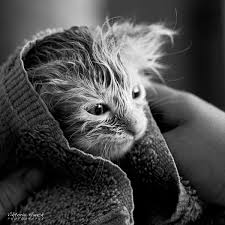
#> input picture cat3.jpg, 225 x 225 px, given in place of cat.jpg, which was not available
$ jupyter execute --allow-errors Practical.ipynb   (Python 2 division)   (text cells are left out)
#> lines starting #> are read from the running program, lines starting #| are printed output that depends on the picture; pictures that were not available may be replaced by others from this repository, and a replacement may not be noted
[cell 1]
import numpy as np
import matplotlib.pyplot as plt
import scipy.signal as sig
from python_speech_features import mfcc
from python_speech_features import logfbank
import scipy.io.wavfile as wav

#> (a cell that did not finish here is left out)

[cell 3]
import cv2

filename = 'cat.jpg'
W = 1000.
oriimg = cv2.imread(filename,cv2.COLOR_BGR2GRAY)
#> oriimg is the input picture: shape (225, 225, 3); min 0, max 255, mean 71.7
height, width, depth = oriimg.shape
#> height = 225; width = 225; depth = 3
imgScale = W/width
#> imgScale = 4.44
newX,newY = oriimg.shape[1]*imgScale, oriimg.shape[0]*imgScale
#> newX = 1000; newY = 1000
newimg = cv2.resize(oriimg,(int(newX),int(newY)))
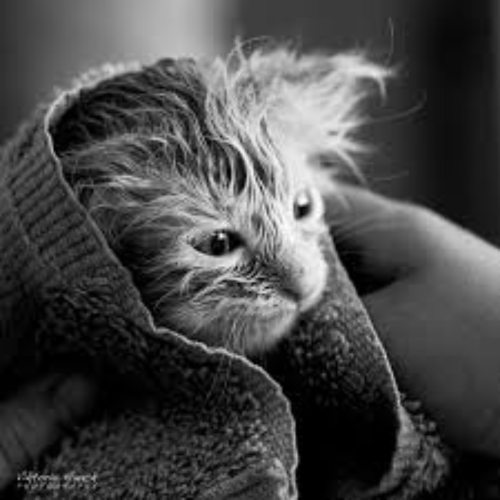
#> newimg: shape (1000, 1000, 3) (shown at 1/2 size); min 0, max 254, mean 71.6
#cv2.imshow("Show by CV2", newimg)

plt.figure()
plt.imshow(oriimg)
plt.show()

plt.figure()
plt.imshow(newimg)
plt.show()

[cell 4]
img = cv2.imread('cat.jpg',0)
#> img: shape (225, 225); min 0, max 255, mean 71.7

dft = cv2.dft(np.float32(img),flags = cv2.DFT_COMPLEX_OUTPUT)
dft_shift = np.fft.fftshift(dft)

magnitude_spectrum = 20*np.log(cv2.magnitude(dft_shift[:,:,0],dft_shift[:,:,1]))
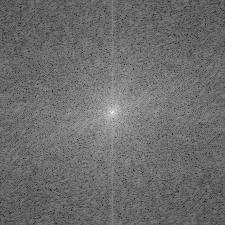
#> magnitude_spectrum: shape (225, 225) float32; min 49.2, max 302.1, mean 157.5; drawn with min black and max white

plt.subplot(121),plt.imshow(img, cmap = 'gray')
plt.title('Output Image'), plt.xticks([]), plt.yticks([])
plt.subplot(122),plt.imshow(magnitude_spectrum, cmap = 'gray')
plt.title('Magnitude Spectrum'), plt.xticks([]), plt.yticks([])
plt.show()
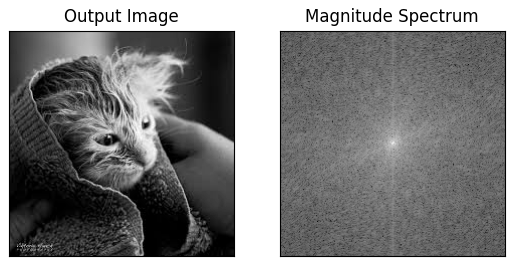
#> figure drawn by matplotlib, 2 panels

[cell 5]
def shade(imag, percent):
    tinted_imag = imag * (1 - percent)
    return tinted_imag

def vertical_gradient_line(image, reverse=False):
    number_of_columns = image.shape[1]
    if reverse:
        C = np.linspace(1, 0, number_of_columns)
    else:
        C = np.linspace(0, 1, number_of_columns)
    C = np.dstack((C, C, C))
    return C

def horizontal_gradient_line(image, reverse=False):
    number_of_rows, number_of_columns = image.shape[:2]
    C = np.linspace(1, 0, number_of_rows)
    C = C[np.newaxis,:]
    C = np.concatenate((C, C, C)).transpose()
    C = C[:, np.newaxis]
    return C

plt.subplot(2,1,1)
windmills = plt.imread('panda2.jpg')
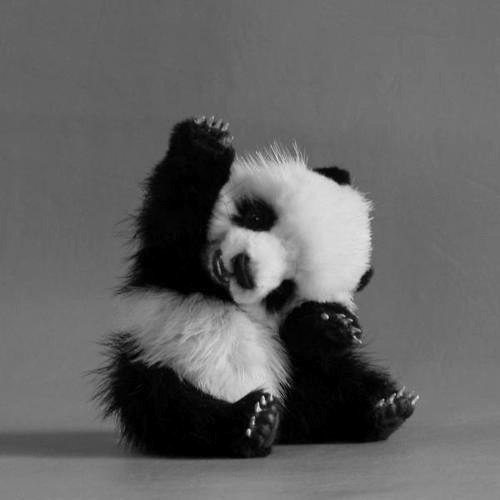
#> input picture panda2.jpg, 500 x 500 px
#> windmills is the input picture: shape (500, 500); min 0, max 232, mean 98.1
tinted_windmills = shade(windmills, 0.9)
plt.imshow(tinted_windmills)

plt.subplot(2,1,2)
windmills = plt.imread('cat2.jpg')
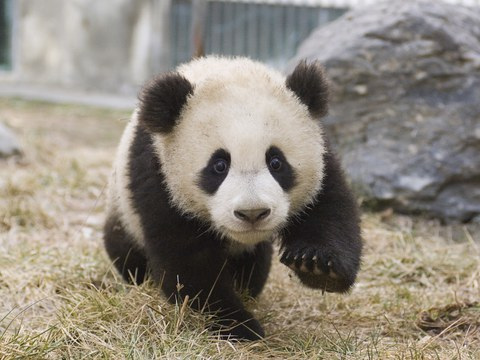
#> input picture panda.jpg, 480 x 360 px, given in place of cat2.jpg, which was not available
#> windmills is the input picture: shape (360, 480, 3); mean R, G, B 142.9, 135.7, 124.6
tinted_windmills = shade(windmills, 0.9)
plt.imshow(tinted_windmills)

plt.show()
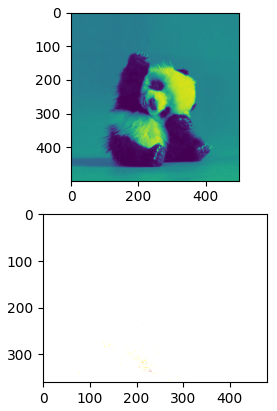
#> figure drawn by matplotlib, 2 panels
